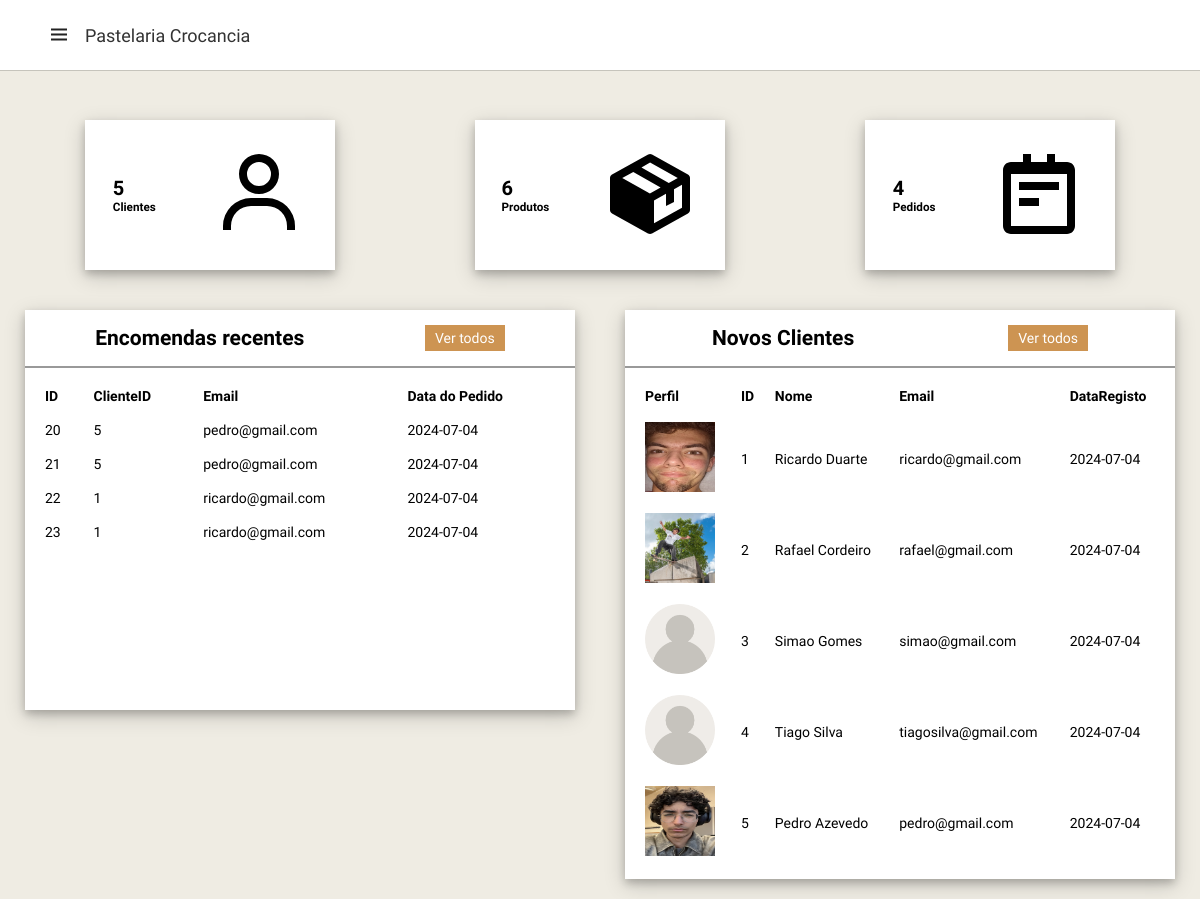
Screenshot of /admin.dashboard.php with the database file from the repository.
### tables this page shows
CREATE TABLE "Pedidos" (
	"ID"	INTEGER NOT NULL,
	"ClienteID"	INTEGER NOT NULL, `Nome` TEXT,
	"Email"	VARCHAR(45) NOT NULL,
	"DataPedida"	DateTime NOT NULL,
	PRIMARY KEY("ID" AUTOINCREMENT),
	FOREIGN KEY("ClienteID") REFERENCES "Clientes"("ID")
);

CREATE TABLE "Clientes" (
	"ID"	INTEGER NOT NULL,
	"Nome"	VARCHAR NOT NULL,
	"Email"	varchar NOT NULL,
	"Senha"	varchar NOT NULL,
	"Telefone"	INTEGER NOT NULL,
	"role"	varchar DEFAULT 'user',
	"dataRegisto"	dateTime,
	"Perfil"	varchar DEFAULT '.\img\icon\profile.png',
	PRIMARY KEY("ID")
);

### includes/functions.inc.php (called while the page is built, shortened)
<?php
function getRecentUsers($db, $limit = 5) {
    $sql = "SELECT ID, Nome, Email, dataRegisto, Perfil FROM Clientes ORDER BY dataRegisto DESC LIMIT ?";
    $stmt = $db->prepare($sql);
    $stmt->bindValue(1, $limit, SQLITE3_INTEGER);
    $result = $stmt->execute();
    $recentUsers = [];
    while ($row = $result->fetchArray(SQLITE3_ASSOC)) {
        $recentUsers[] = $row;
    }
    return $recentUsers;
}
function contarProdutos($db) {
    $sql = "SELECT COUNT(*) AS total FROM Produtos";
    $result = $db->query($sql);
    $row = $result->fetchArray();
    return $row['total'];
}
function contarClientes($db) {
    $sql = "SELECT COUNT(*) AS total FROM Clientes";
    $result = $db->query($sql);
    $row = $result->fetchArray();
    return $row['total'];
}
function contarPedidos($db) {
    $sql = "SELECT COUNT(*) AS total FROM Pedidos";
    $result = $db->query($sql);
    $row = $result->fetchArray();
    return $row['total'];
}
function getRecentOrders($db, $limit = 5) {
    $sql = "SELECT ID, ClienteID, Email, DataPedida FROM Pedidos ORDER BY DataPedida DESC LIMIT ?";
    $stmt = $db->prepare($sql);
    $stmt->bindValue(1, $limit, SQLITE3_INTEGER);
    $result = $stmt->execute();
    $recentOrders  = [];
    while ($row = $result->fetchArray(SQLITE3_ASSOC)) {
        $recentOrders[] = $row;
    }
    return $recentOrders;
}

### admin.dashboard.php (the view, shortened to what this page needs)
<?php
    require_once 'includes/conn.php';
    require_once 'includes/functions.inc.php';
    $recentUsers = getRecentUsers($db, 5);
    $totalProdutos = contarProdutos($db);
    $totalClientes = contarClientes($db);
    $totalPedidos = contarPedidos($db);
    $recentOrders = getRecentOrders($db, 5);
?>
<!DOCTYPE html>
<html lang="en">
<head>
    <link rel="stylesheet" href="https://cdnjs.cloudflare.com/ajax/libs/font-awesome/6.5.1/css/all.min.css">
    <link rel="stylesheet" href="https://cdn.jsdelivr.net/npm/swiper@11/swiper-bundle.min.css" />
    <link href='https://unpkg.com/boxicons@2.1.4/css/boxicons.min.css' rel='stylesheet'>
    <link rel="stylesheet" href="style.css">
</head>
<body>
    <nav>
        <div class="logo">
            <i class='bx bx-menu menu-icon'></i>
            <span class="logo-name">Pastelaria Crocancia</span>
        </div>
    </nav>
    <div class="containeradmin">
        <div class="content">
            <div class="cards">
                <div class="card">
                    <div class="box">
                        <h1><?php echo $totalClientes; ?></h1>
                        <h3>Clientes</h3>
                    </div>
                    <div class="icon-case">
                        <img src="img/icon/user.png" alt="">
                    </div>
                </div>
                <div class="card">
                    <div class="box">
                        <h1><?php echo $totalProdutos; ?></h1>
                        <h3>Produtos</h3>
                    </div>
                    <div class="icon-case">
                        <img src="img/icon/product.png" alt="">
                    </div>
                </div>
                <div class="card">
                    <div class="box">
                        <h1><?php echo $totalPedidos; ?></h1>
                        <h3>Pedidos</h3>
                    </div>
                    <div class="icon-case">
                        <img src="img/icon/pedidos.png" alt="">
                    </div>
                </div>
            </div>
            <div class="content-2">
                <div class="pedidos-recentes">
                    <div class="title">
                        <h2>Encomendas recentes</h2>
                        <a href="admin.pedidos.php" class="btn">Ver todos</a>
                    </div>
                    <table>
                        <tr>
                            <th>ID</th>
                            <th>ClienteID</th>
                            <th>Email</th>
                            <th>Data do Pedido</th>
                        </tr>
                        <?php foreach ($recentOrders as $order): ?>
                        <tr>
                            <td><?php echo htmlspecialchars($order['ID']); ?></td>
                            <td><?php echo htmlspecialchars($order['ClienteID']); ?></td>
                            <td><?php echo htmlspecialchars($order['Email']); ?></td>
                            <td><?php echo htmlspecialchars($order['DataPedida']); ?></td>
                        </tr>
                        <?php endforeach; ?>
                    </table>
                </div>
                <div class="novos-clientes">
                    <div class="title">
                        <h2>Novos Clientes</h2>
                        <a href="admin.clientes.php" class="btn">Ver todos</a>
                    </div>
                    <table>
                        <tr>
                            <th>Perfil</th>
                            <th>ID</th>
                            <th>Nome</th>
                            <th>Email</th>
                            <th>DataRegisto</th>
                        </tr>
                        <?php foreach ($recentUsers as $user): ?>
                        <tr>
                            <td><img src="<?php echo htmlspecialchars($user['Perfil']); ?>" style="width: 70px; height:70px;"></td>
                            <td><?php echo htmlspecialchars($user['ID']); ?></td>
                            <td><?php echo htmlspecialchars($user['Nome']); ?></td>
                            <td><?php echo htmlspecialchars($user['Email']); ?></td>
                            <td><?php echo htmlspecialchars($user['dataRegisto']); ?></td>
                        </tr>
                        <?php endforeach; ?>
                    </table>
                </div>
            </div>
        </div>
    </div>
</body>
</html>

### style.css (style rules this page uses)
* { font-family: 'Spartan', sans-serif; margin: 0; padding: 0; box-sizing: border-box; outline: none; border: none; text-decoration: none; }
body { width: 100%; min-height: 100%; background-color: var(--white-light); }
:root { --white-light: #efece3; --orange: #cd9452; --black: #222; --white: #fff; --border: .1rem solid #cce7d0; --box-shadow: 0 5rem 1rem rgba(0,0,0.1); }
* > img { user-select: none; pointer-events: none; }
html { font-size: 62.5%; overflow-x: hidden; scroll-behavior: smooth; scroll-padding-top: 6rem; }
nav { padding: 3.5rem; position: fixed; top: 0; left: 0; height: 70px; width: 100%; display: flex; justify-content: space-between; align-items: center; background-color: var(--white); box-shadow: 0 0 1px rgba(0,0,0.1); z-index: 10000; }
nav .logo { display: flex; align-items: center; margin: 0 12px; }
.logo .menu-icon { color: var(--black); font-size: 24px; margin-right: 14px; cursor: pointer; }
.logo .logo-name { color: #333; font-size: 18px; font-weight: 500; }
.containeradmin { justify-content: space-between; right: 0; height: 100vh; background: var(--white-light); }
.containeradmin .content { position: relative; margin-top: 10vh; min-height: 90vh; background: var(--white-light); }
.containeradmin .content .cards { padding: 20px 15px; display: flex; align-items: center; justify-content: space-around; flex-wrap: wrap; }
.containeradmin .content .cards .card { width: 250px; height: 150px; background: white; margin: 20px 10px; display: flex; align-items: center; justify-content: space-around; box-shadow: 0 4px 8px 0 rgba(0, 0, 0, 0.2), 0 6px 20px 0 rgba(0, 0, 0, 0.19); }
.containeradmin .content .content-2 { min-height: 60vh; display: flex; justify-content: space-around; align-items: flex-start; flex-wrap: wrap; }
.containeradmin .content .content-2 .pedidos-recentes { min-height: 50vh; flex: 2; font-size: 14px; background: white; margin: 0 25px 25px 25px; box-shadow: 0 4px 8px 0 rgba(0, 0, 0, 0.2), 0 6px 20px 0 rgba(0, 0, 0, 0.19); display: flex; flex-direction: column; }
.containeradmin .content .content-2 .novos-clientes { flex: 2; font-size: 14px; background: white; min-height: 50vh; margin: 0 25px; box-shadow: 0 4px 8px 0 rgba(0, 0, 0, 0.2), 0 6px 20px 0 rgba(0, 0, 0, 0.19); display: flex; flex-direction: column; margin-bottom: 2rem; }
.containeradmin .title { display: flex; align-items: center; justify-content: space-around; padding: 15px 10px; border-bottom: 2px solid #999; }
.containeradmin .btn { background: var(--orange); color: white; padding: 5px 10px; text-align: center; }
.containeradmin table { padding: 10px; }
.containeradmin th, .containeradmin td { text-align: left; padding: 8px; }
.containeradmin .content .content-2 .novos-clientes table td:nth-child(1) img { height: 40px; width: 40px; }

### rows the page displays
pedidos: ID "20", ClienteID "5", Email "pedro@gmail.com", DataPedida "2024-07-04"
pedidos: ID "21", ClienteID "5", Email "pedro@gmail.com", DataPedida "2024-07-04"
pedidos: ID "22", ClienteID "1", Email "ricardo@gmail.com", DataPedida "2024-07-04"
pedidos: ID "23", ClienteID "1", Email "ricardo@gmail.com", DataPedida "2024-07-04"
clientes: shows a picture, ID "1", Nome "Ricardo Duarte", Email "ricardo@gmail.com", dataRegisto "2024-07-04"
clientes: shows a picture, ID "2", Nome "Rafael Cordeiro", Email "rafael@gmail.com", dataRegisto "2024-07-04"
clientes: ID "3", Nome "Simao Gomes", Email "simao@gmail.com", dataRegisto "2024-07-04"
clientes: ID "4", Nome "Tiago Silva", Email "tiagosilva@gmail.com", dataRegisto "2024-07-04"
clientes: shows a picture, ID "5", Nome "Pedro Azevedo", Email "pedro@gmail.com", dataRegisto "2024-07-04"

### other values shown
$totalClientes "5"
$totalProdutos "6"
$totalPedidos "4"
